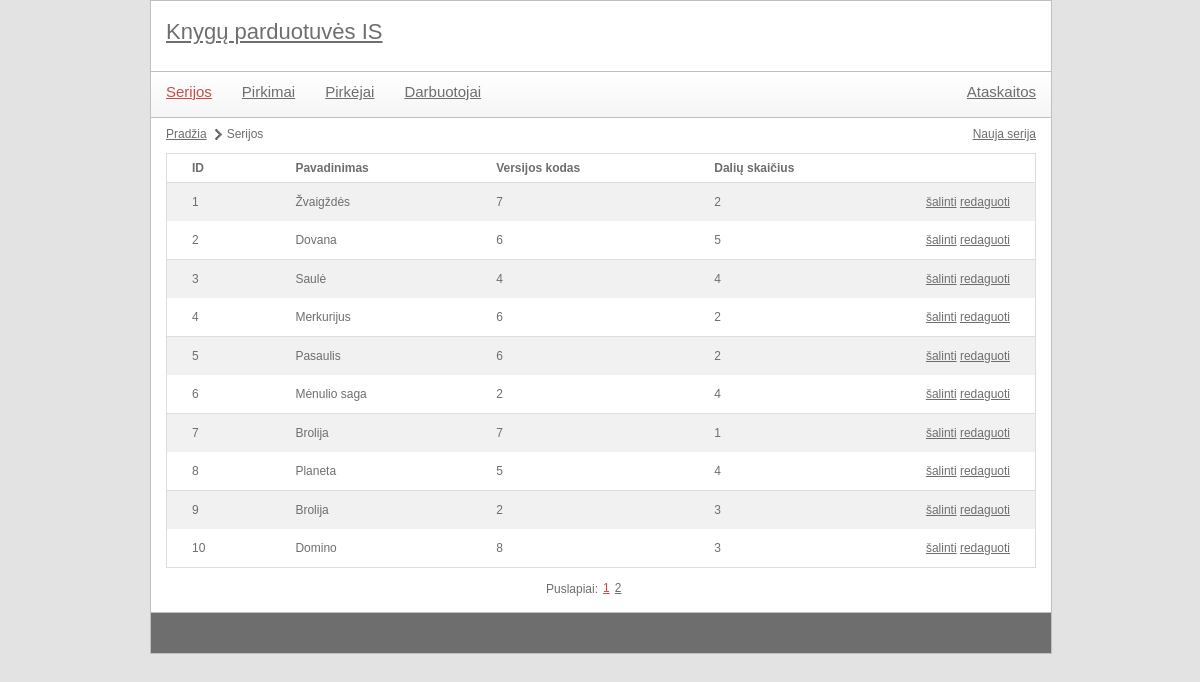
/index.php?module=series&action=list, run on the app's committed database.
### tables this page shows
CREATE TABLE `serija` (
  `id_Serija` int(11) NOT NULL,
  `Pavadinimas` varchar(255) NOT NULL,
  `Versijos_kodas` int(11) NOT NULL,
  `Daliu_skaicius` int(11) NOT NULL
);

### index.php (called while the page is built, shortened)
<?php
	include 'utils/mysql.class.php';
	$module = '';
	if(isset($_GET['module'])) {
		$module = mysql::escape($_GET['module']);
	}
	$action = '';
	if(isset($_GET['action'])) {
		$action = mysql::escape($_GET['action']);
	}
	$actionFile = "";
	if(!empty($module) && !empty($action)) {
		$actionFile = "controls/{$module}_{$action}.php";
	}
	include 'templates/main.tpl.php';
?>

### utils/mysql.class.php (called while the page is built, shortened)
<?php
class mysql {
    protected static $connection;
    public static function connect() {
		if(!isset(self::$connection)) {
            self::$connection = new mysqli(config::DB_SERVER, config::DB_USERNAME, config::DB_PASSWORD, config::DB_NAME);
        }
        return self::$connection;
    }
    public static function query($query) {
        $connection = mysql::connect();
        $result = $connection->query($query);
        return $result;
    }
    public static function select($query) {
        $rows = array();
        $result = mysql::query($query);
        while ($row = $result->fetch_assoc()) {
            $rows[] = $row;
        }
        return $rows;
    }
	public static function escape($field) {
		$connection =  mysql::connect();
		return mysqli_real_escape_string($connection, $field);
	}
}

### controls/series_list.php (called while the page is built)
<?php
include 'libraries/series.class.php';
$seriesObj = new series();
$elementCount = $seriesObj->getSeriesListCount();
include 'utils/paging.class.php';
$paging = new paging(config::NUMBER_OF_ROWS_IN_PAGE);
$paging->process($elementCount, $pageId);
$data = $seriesObj->getSeriesList($paging->size, $paging->first);
include 'templates/series_list.tpl.php';
?>

### utils/paging.class.php (called while the page is built, shortened)
<?php
class paging {
	public $size;
	public function __construct($rowsPerPage) {
		$this->size = $rowsPerPage;
	}
	public function process($total, $currentPage) {
		$this->first = ($currentPage - 1) * $this->size;
	}
}
?>

### libraries/series.class.php (called while the page is built, shortened)
<?php
class series
{
    private $serija_lentele = '';
    public function __construct(){
        $this->serija_lentele = 'serija';
    }
    public function getSeriesList($limit = null, $offset = null) {
        $limitOffsetString = "";
        if(isset($limit)) {
            $limitOffsetString .= " LIMIT {$limit}";
            if(isset($offset)) {
                $limitOffsetString .= " OFFSET {$offset}";
            }
        }
        $query = "  SELECT `{$this->serija_lentele}`.`id_Serija`,
						   `{$this->serija_lentele}`.`Pavadinimas`,
                           `{$this->serija_lentele}`.`Versijos_kodas`,
                           `{$this->serija_lentele}`.`Daliu_skaicius`
					FROM `{$this->serija_lentele}`  {$limitOffsetString}";
        $data = mysql::select($query);
        return $data;
    }
}

### templates/series_list.tpl.php (the view, shortened to what this page needs)
<ul id="pagePath">
    <li><a href="index.php">Pradžia</a></li>
    <li>Serijos</li>
</ul>
<div id="actions">
    <a href='index.php?module=<?php echo $module; ?>&action=create'>Nauja serija</a>
</div>
<table class="listTable">
    <tr>
        <th>ID</th>
        <th>Pavadinimas</th>
        <th>Versijos kodas</th>
        <th>Dalių skaičius</th>
        <th></th>
    </tr>
    <?php
    foreach($data as $key => $val) {
        echo
            "<tr>"
            . "<td>{$val['id_Serija']}</td>"
            . "<td>{$val['Pavadinimas']}</td>"
            . "<td>{$val['Versijos_kodas']}</td>"
            . "<td>{$val['Daliu_skaicius']}</td>"
            . "<td>"
            . "<a href='#' onclick='showConfirmDialog(\"{$module}\", \"{$val['id_Serija']}\"); return false;' title=''>šalinti</a>&nbsp;"
            . "<a href='index.php?module={$module}&action=edit&id={$val['id_Serija']}' title=''>redaguoti</a>"
            . "</td>"
            . "</tr>";
    }
    ?>
</table>
<?php
include 'templates/paging.tpl.php';
?>

### templates/main.tpl.php (shortened to what this page needs)
<!DOCTYPE html PUBLIC "-//W3C//DTD XHTML 1.0 Transitional//EN" "http://www.w3.org/TR/xhtml1/DTD/xhtml1-transitional.dtd">
<html>
	<head>
		<link rel="stylesheet" type="text/css" href="scripts/datetimepicker/jquery.datetimepicker.css" media="screen" />
		<link rel="stylesheet" type="text/css" href="style/main.css" media="screen" />
	</head>
	<body>
		<div id="body">
			<div id="header">
				<h3 id="slogan"><a href="index.php">Knygų parduotuvės IS</a></h3>
			</div>
			<div id="content">
				<div id="topMenu">
					<ul class="float-left">
                        <li><a href="index.php?module=series&action=list" title="Serijos"<?php if($module == 'series') { echo 'class="active"'; } ?>>Serijos</a></li>
                        <li><a href="index.php?module=buy&action=list" title="Pirkimai"<?php if($module == 'buy') { echo 'class="active"'; } ?>>Pirkimai</a></li>
                        <li><a href="index.php?module=buyer&action=list" title="Pirkėjai"<?php if($module == 'buyer') { echo 'class="active"'; } ?>>Pirkėjai</a></li>
                        <li><a href="index.php?module=workers&action=list" title="Darbuotojai"<?php if($module == 'workers') { echo 'class="active"'; } ?>>Darbuotojai</a></li>
					</ul>
					<ul class="float-right">
						<li><a href="index.php?module=report&action=list" title="Ataskaitos"<?php if($module == 'report') { echo 'class="active"'; } ?>>Ataskaitos</a></li>
					</ul>
				</div>
				<div id="contentMain">
					<?php
						if(file_exists($actionFile)) {
							include $actionFile;
						}
					?>
				</div>
			</div>
			<div id="footer">
			</div>
		</div>
	</body>
</html>

### templates/paging.tpl.php
<div id="pagingLabel">
	Puslapiai:
</div>
<ul id="paging">
	<?php foreach ($paging->data as $key => $value) {
		$activeClass = "";
		if($value['isActive'] == 1) {
			$activeClass = " class='active'";
		}
		echo "<li{$activeClass}><a href='index.php?module={$module}&action=list&page={$value['page']}' title=''>{$value['page']}</a></li>";
	} ?>
</ul>

### style/main.css (style rules this page uses)
body { color: #6e6e6e; font-family: Verdana, Geneva, sans-serif; font-size: 12px; background-color: #e3e3e3; width: 900px; margin: 0px auto; }
a { color: #6e6e6e; }
.float-left { float: left; }
.float-right { float: right; }
#header { width: 900px; height: 70px; background-color: #fff; border: 1px solid #c0c0c0; float: left; }
#slogan { margin: 20px 0px 0px 15px; color: #E3564F; font-size: 22px; }
#content { width: 900px; background-color: #fff; border-left: 1px solid #c0c0c0; border-right: 1px solid #c0c0c0; float: left; }
#topMenu { width: 900px; height: 45px; border-bottom: 1px solid #c0c0c0; float: left; background: -webkit-linear-gradient(#fff, #f5f5f5); background: -o-linear-gradient(#fff, #f5f5f5); background: -moz-linear-gradient(#fff, #f5f5f5); background: linear-gradient(#fff, #f5f5f5); }
#topMenu li { float: left; list-style: none; margin: 12px 15px 12px 15px; }
#topMenu li a { font-size: 15px; }
#topMenu li a.active, #paging li.active a { color: #ca4c44; }
#contentMain { width: 870px; min-height: 470px; float: left; padding-left: 15px; padding-right: 15px; }
#contentMain table { margin-top: 3px; width: 100%; border-collapse: collapse; border: 1px solid #ddd; }
#contentMain table th { text-align: left; padding: 8px 25px; font-weight: bold; }
#contentMain table th:last-child { width: 40px; }
#contentMain table th:first-child { border-top-left-radius: 5px; moz-border-top-left-radius: 5px; }
#contentMain table th:last-child { border-top-right-radius: 5px; moz-border-top-right-radius: 5px; }
#contentMain table.listTable tr:nth-child(even) { background-color: #f1f1f1; }
#contentMain table td { padding: 8px 25px; text-align: center; line-height: 22px; text-align: left; }
#contentMain table tr:last-child td:first-child { border-bottom-left-radius: 5px; moz-border-bottom-left-radius: 5px; }
#contentMain table tr:last-child td:last-child { border-bottom-right-radius: 5px; moz-border-bottom-right-radius: 5px; }
#contentMain table.listTable tr:nth-child(odd) { background-color: #fff; border-bottom: 1px solid #ddd; }
#contentMain #pagePath { margin: 10px 0px 10px 0px; display: block; float: left; }
#contentMain #pagePath li { float: left; display: block; margin-right: 5px; background: url(images/page-path-separator.png) center right no-repeat; padding-right: 15px; }
#contentMain #pagePath li:last-child { background: none; }
#contentMain #actions { float: right; margin: 10px 0px 0px 0px; }
#contentMain #actions a { margin-left: 7px; }
#footer { width: 900px; height: 40px; border: 1px solid #c0c0c0; float: left; background-color: #6E6E6E; color: #fff; }
#pagingLabel { float: left; margin: 15px 5px 17px 380px; }
#paging { margin-top: 14px; float: left; }
#paging li { float: left; margin-right: 5px; }

### data on the page
serija: id_Serija "1", Pavadinimas "Žvaigždės", Versijos_kodas "7", Daliu_skaicius "2"
serija: id_Serija "2", Pavadinimas "Dovana", Versijos_kodas "6", Daliu_skaicius "5"
serija: id_Serija "3", Pavadinimas "Saulė", Versijos_kodas "4", Daliu_skaicius "4"
serija: id_Serija "4", Pavadinimas "Merkurijus", Versijos_kodas "6", Daliu_skaicius "2"
serija: id_Serija "5", Pavadinimas "Pasaulis", Versijos_kodas "6", Daliu_skaicius "2"
serija: id_Serija "6", Pavadinimas "Mėnulio saga", Versijos_kodas "2", Daliu_skaicius "4"
serija: id_Serija "7", Pavadinimas "Brolija", Versijos_kodas "7", Daliu_skaicius "1"
serija: id_Serija "8", Pavadinimas "Planeta", Versijos_kodas "5", Daliu_skaicius "4"
serija: id_Serija "9", Pavadinimas "Brolija", Versijos_kodas "2", Daliu_skaicius "3"
serija: id_Serija "10", Pavadinimas "Domino", Versijos_kodas "8", Daliu_skaicius "3"

### other printed values
$value['page'] "1"
$value['page'] "2"
